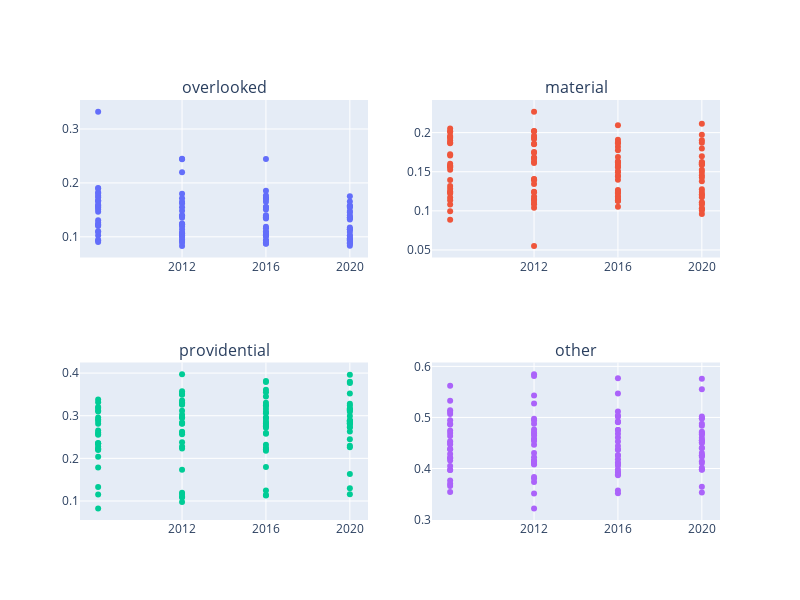

Notebook code for this chart:
### Code cell
create_scatter_plots_grid(foundational_df_no_transformations, 'TIME_PERIOD', ['overlooked', 'material', 'providential', 'other'], time_periods)
